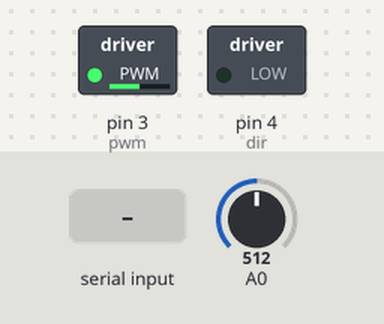
A sketch run on a simulated Arduino Uno, built with avr-gcc and run on an emulated ATmega328P. Shown: switched loads named in the sketch (green lamp = pin HIGH). Inputs (shaded band) come from the test bench; at power-on: A0 = 512.

Above: at 1.2 s.
1.3 s: A0 set to 716
At 1.6 s:
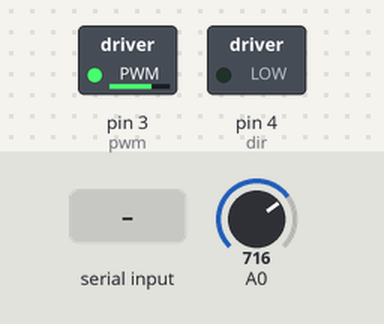
2.8 s: "1" received over Serial
At 4.7 s:
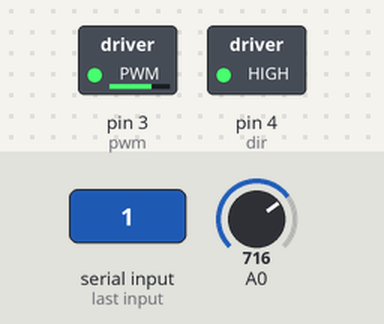
5.3 s: A0 set to 900
At 5.8 s:
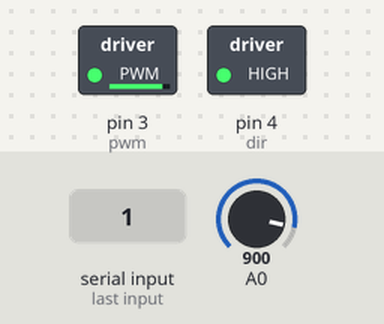
6.8 s: "0" received over Serial
At 9.0 s:
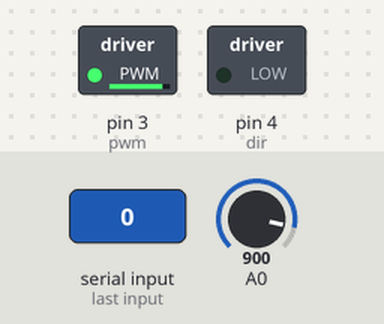
9.3 s: A0 set to 122
At 10.1 s:
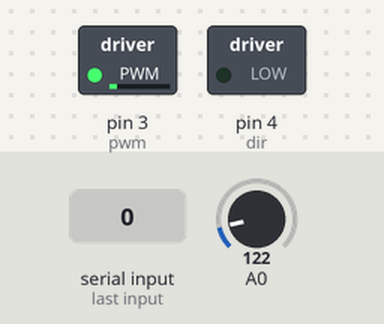
10.8 s: A0 set to 0
At 11.2 s:
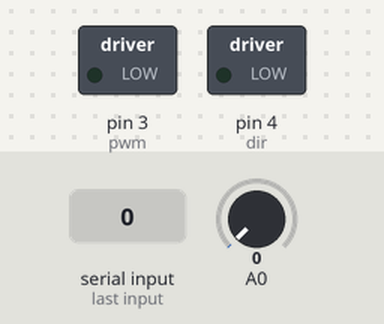
Timing chart, 0 to 13.3 s (numbered marks = the images above; inputs shaded):
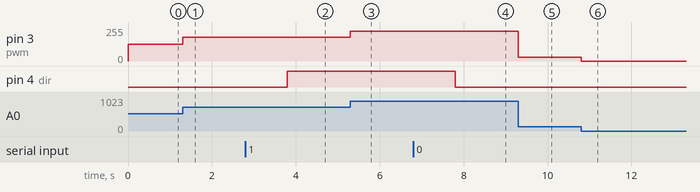

The sketch:

dc_motor_speed.ino
```cpp
const int pwm=3;
const int dir=4;
int a;
String st;
void setup() {
  // put your setup code here, to run once:
pinMode(pwm,OUTPUT);
pinMode(dir,OUTPUT);
Serial.begin(9600);
}

void loop() {
  // put your main code here, to run repeatedly:
a=map(analogRead(A0),0,1023,0,255);
analogWrite(pwm,a);
if(Serial.available())
{
  st=Serial.readString();
}
if(st=="0")
{
  digitalWrite(dir,LOW);
}
else if(st=="1")
{
  digitalWrite(dir,HIGH);
}
}
```

Measured:
- after the input at 1.3 s, pin 3 (pwm): 127/255 → 178/255 at once
- after the input at 2.8 s, pin 4 (dir): LOW → HIGH after 1.0 s
- after the input at 5.3 s, pin 3 (pwm): 178/255 → 224/255 at once
- after the input at 6.8 s, pin 4 (dir): HIGH → LOW after 1.0 s
- after the input at 9.3 s, pin 3 (pwm): 224/255 → 30/255 at once
- after the input at 10.8 s, pin 3 (pwm): 30/255 → 0/255 at once
